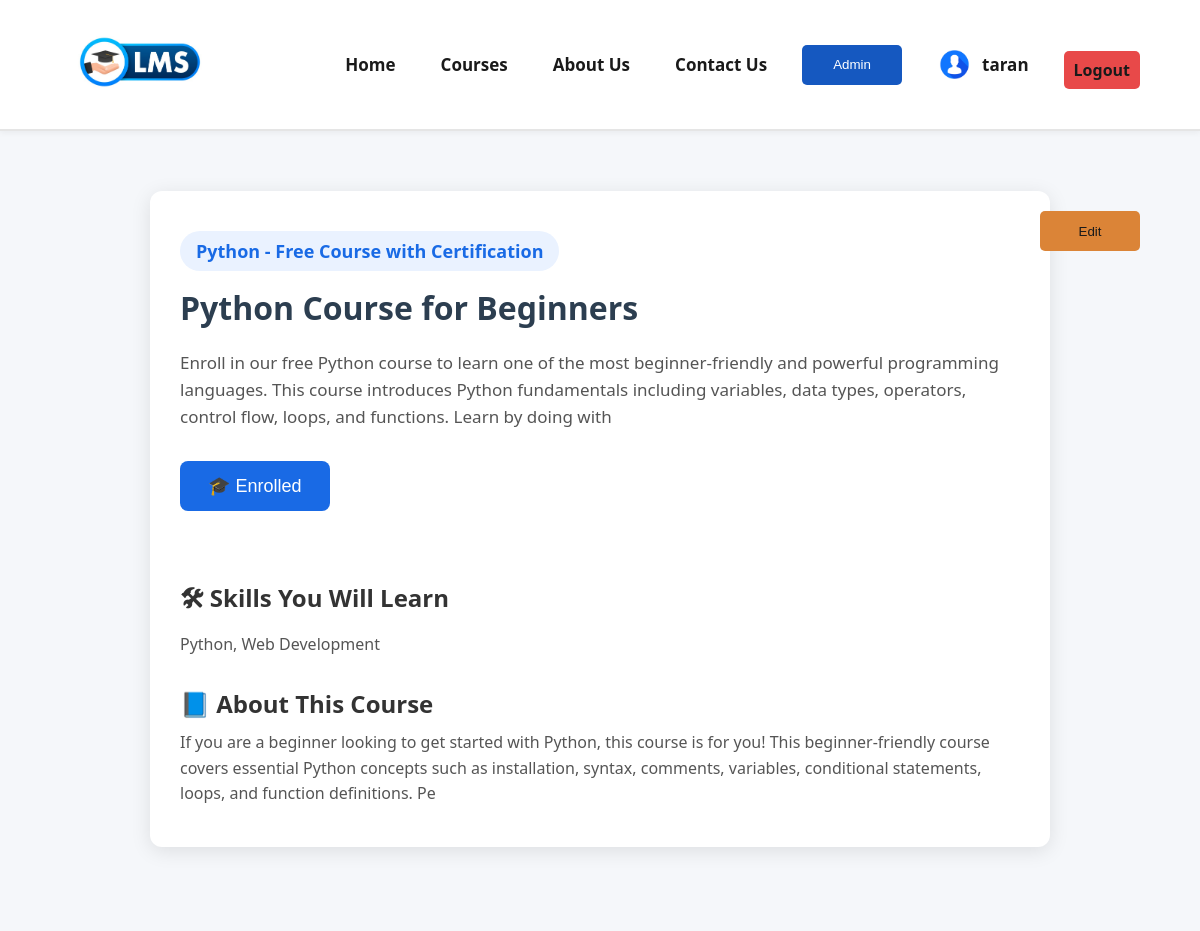
/course_intro.php?id=2 (signed in), run on the app's committed database.
### tables this page shows
CREATE TABLE `course` (
  `id` int(11) NOT NULL,
  `course_name` varchar(30) NOT NULL,
  `description` varchar(255) NOT NULL,
  `skills` varchar(30) NOT NULL,
  `about` varchar(255) NOT NULL,
  `image` varchar(255) NOT NULL,
  `deleted_at` datetime(6) DEFAULT NULL
);

### course_intro.php (the view, shortened to what this page needs)
<?php
include "header.php";
include "config.php";
if (isset($_GET['id'])) {
    $course_id = $_GET['id'];
    $sql = "SELECT * FROM course WHERE id = $course_id";
    $result = $conn->query($sql);
    $row = $result->fetch_assoc();
}
?>
<div class="course-container">
<?php if($_SESSION['role']=='admin'){
        echo "<a href='admin/edit_course_intro.php?id=".$row['id']."'><input type='button' class='admin-btn'style='position:absolute; margin-left:85%;' value='Edit'></a>";}?>
    <div class="course-wrapper">
        <h2 class="course-badge"><?php echo $row["course_name"]; ?> - Free Course with Certification</h2>
        <h1 class="course-title"><?php echo $row["course_name"]; ?> Course for Beginners</h1>
        <p class="course-description"><?php echo $row["description"]; ?></p>
        <?php
            $enrolled = false;
            if(isset($_SESSION['user_id'])){
            $user_id=$_SESSION['user_id'];
            $sql="SELECT enrolled_courses from enrolled WHERE user_id ='$user_id'";
            $result= $conn->query($sql);
            $rows=$result->fetch_assoc();
            $enrolled_course = isset($rows['enrolled_courses']) ? $rows['enrolled_courses'] : '';
            $enrolled_courses_array= array_map('trim', explode(' ',$enrolled_course));
            if (in_array($course_id, $enrolled_courses_array)) {
                $enrolled = true;
                ?>
                <button class="enroll-btn" onclick="location.href='enroll.php?id=<?php echo $row['id'];?>'">🎓 Enrolled</button>
                <?php
            }
            if($enrolled==false){
        ?>
        <button class="enroll-btn" onclick="location.href='enroll.php?id=<?php echo $row['id'];?>'">🎓 Enroll for Free</button>
         <?php }}?>
        <div class="course-section">
            <h2>🛠 Skills You Will Learn</h2>
            <p><?php echo $row["skills"]; ?></p>
        </div>
        <div class="course-section">
            <h2>📘 About This Course</h2>
            <p><?php echo $row["about"]; ?></p>
        </div>
    </div>
</div>

### style.css (style rules this page uses)
* { margin: 0; padding: 0; }
html { scroll-behavior: smooth; }
body { font-family: 'Segoe UI', Tahoma, Geneva, Verdana, sans-serif; }
* { margin: 0; padding: 0; box-sizing: border-box; }
.course-container { background-color: #f5f7fa; padding: 60px 20px; min-height: 100vh; font-family: 'Segoe UI', Tahoma, Geneva, Verdana, sans-serif; }
.course-wrapper { background: #fff; max-width: 900px; margin: auto; padding: 40px 30px; border-radius: 12px; box-shadow: 0 4px 20px rgba(0, 0, 0, 0.1); }
.course-badge { font-size: 18px; font-weight: 600; color: #196ae5; background-color: #eaf2ff; padding: 8px 16px; border-radius: 20px; display: inline-block; margin-bottom: 15px; }
.course-title { font-size: 32px; margin-bottom: 20px; color: #2c3e50; }
.course-description { font-size: 17px; line-height: 1.6; margin-bottom: 30px; color: #555; }
.enroll-btn { background-color: #196ae5; padding: 14px 28px; font-size: 18px; color: white; border: none; border-radius: 8px; cursor: pointer; transition: background-color 0.3s ease; margin-bottom: 40px; }
.course-section { margin-top: 30px; }
.course-section h2 { font-size: 24px; color: #333; margin-bottom: 10px; }
.course-section p { font-size: 16px; line-height: 1.6; color: #555; }
.admin-btn { border: none; border-radius: 5px; height: 40px; width: 100px; background-color: #db8437; color: #1a1a1a; cursor: pointer; margin-left: 20%; margin-top: 20px; }

### data on the page
course: course_name "Python", description "Enroll in our free Python course to learn one of the most beginner-friendly and powerful programming languages. This course introduces Python fundamentals including variables, data types, operators, control flow, loops, and functions. Learn by doing with", skills "Python, Web Development", about "If you are a beginner looking to get started with Python, this course is for you! This beginner-friendly course covers essential Python concepts such as installation, syntax, comments, variables, conditional statements, loops, and function definitions. Pe"

### other printed values
$_SESSION['name'] "taran"
